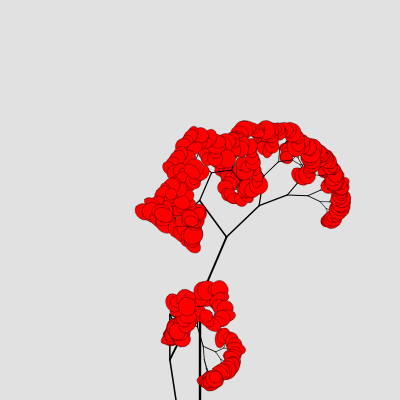
Frame 1 (no input)
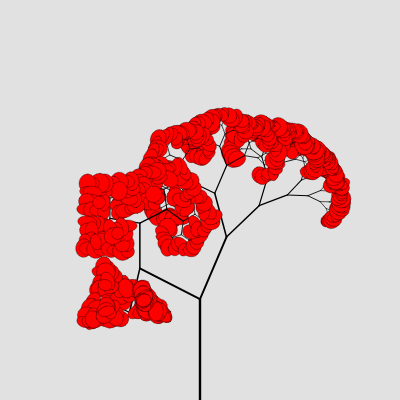
Frame 60 (no input)
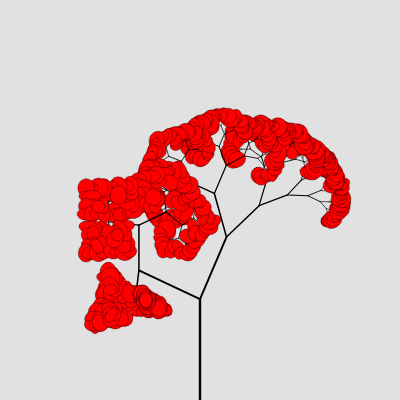
Frame 120 (the mouse pressed at the canvas centre since frame 60)

The p5.js sketch that drew these frames (run headless with seeded random() and noise() and a simulated clock; from frame 60 on, the mouse is pressed at the canvas centre):

// p5.js sketch
// ── sketch.js
// Code from a modified Daniel Shiffman example
// https://thecodingtrain.com/

var angle = 0;
var seed;

function setup() {
  createCanvas(400, 400);
  seed = random(1000);

}
////////////////////////////////////////////////
function draw() {
  background(225);
  angleMode(DEGREES);
  randomSeed(seed);
  angle = 45;
  stroke(255);
  translate(200, height);
  angle = random(45, );

  //TODO: Play around with this so that some branches are bigger and shorter. Give it a random range from 0.5 to 0.8. Don’t worry about calling the random() function again and again in your draw() loop. We’ve called the randomSeed() function in the setup() function so that you get always the same values within your sketch
  branch(random(100, 120), random(1, 3));
  //TODO: The angle of the next branch is now set to a static 45 degrees. Make this random as well and different on each side

  // branch(100, 3);
}


/////////////////////////////////////////////////
function branch(len, thickness) {
  stroke(0);
  strokeWeight(thickness);
  //TODO: Make the trunk be dark brown and as you go up the branches they become a bit lighter
  // stroke(0, 0, 0, map(len, 0, 400, 0, 255));
  line(0, 0, 0, -len);
  translate(0, -len);
  //TODO: Add wind to your sketch by adding a certain amount to your random angle within branch() using the noise() function. Knowing what you know now about particles, you could have leaves falling of the tree at random times!
  

  if (len > 4) {
    //Scale the angle to act like a wind
    // angle += random(-10, 10);
    push();
    rotate(angle);
    branch(len * 0.67, thickness*0.8);
    pop();
    push();
    rotate(-angle);
    branch(len * 0.67, thickness*0.8);
    pop();
  }
  //TODO: Add an “else” part to this if-statement so that when the branch is too small to be further subdivided an leaf in the shape of an ellipse is drawn in it’s place. Make the leaf colors be interesting and plausible, not simply random
  else {
    fill(255, 0, 0);
    ellipse(0, 0, random(10, 20), random(10, 20));
  }

  angle += noise(frameCount / 100) / 180 * angle;



}

//set time out for 2 seconds
function myTimer(time, func) {
  setTimeout(function () {
    // console.log("Hello");
    func();
  }, time * 1000);
}

//console angle on mousePressed
function mousePressed() {
  console.log(angle);
}
